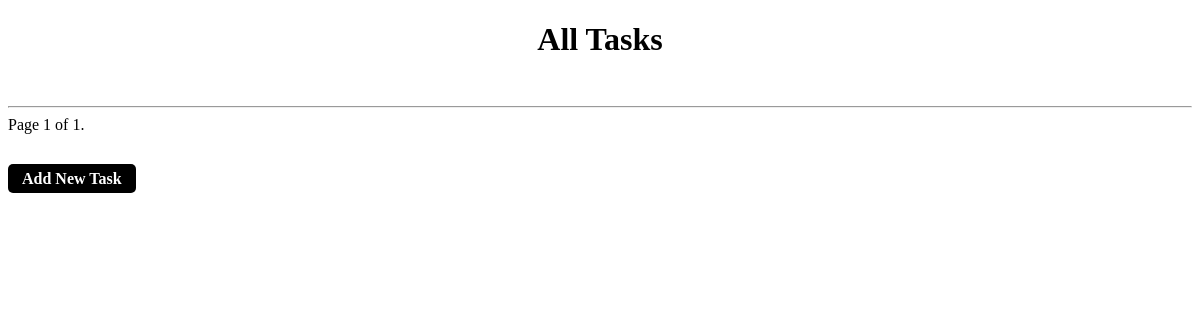
The page /tasks/ on the database as committed earlier.
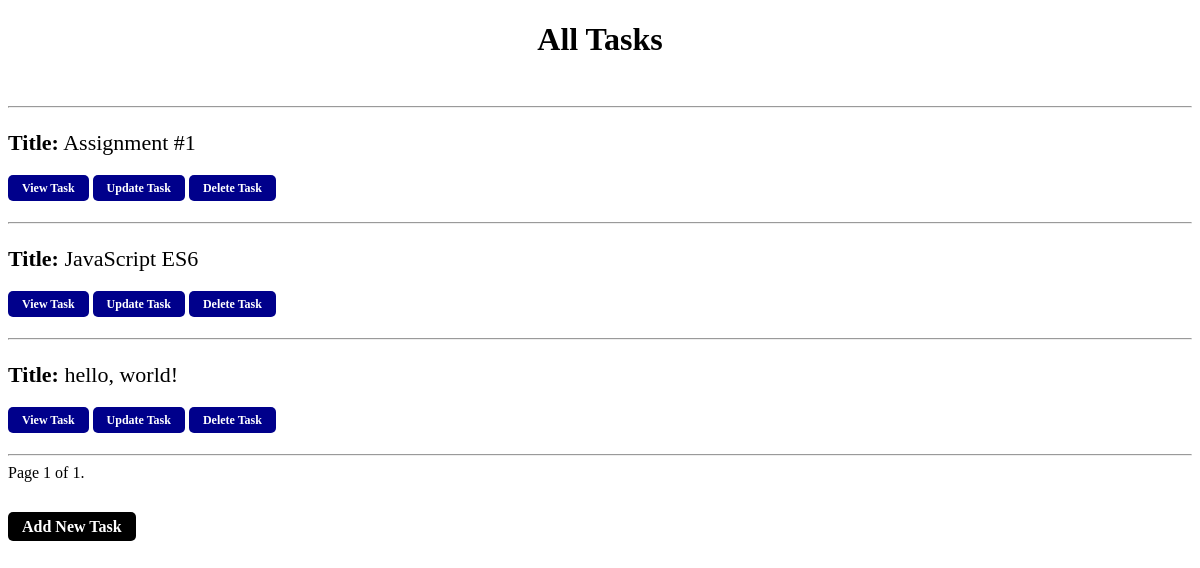
The same page on the database as committed later.
### tasks/models.py (models this page shows)
class Task(models.Model):
    user = models.ForeignKey(User, on_delete=models.CASCADE)
    title = models.CharField(max_length=100)
    description = models.TextField()
    status = models.BooleanField(default=False, verbose_name='completed')

### tasks/views.py (the view)
# urls.py: 2. Add a URL to urlpatterns:  path('', views.home, name='home')
def home(request):
    user = User.objects.last()
    tasks = Task.objects.filter(user=user)
    paginator = Paginator(tasks, 5)
    page_number = request.GET.get('page')
    page_obj = paginator.get_page(page_number)
    context = {
        "tasks": page_obj
    }
    return render(request, 'home.html', context)

### templates/tasks/home.html (shortened to what this page needs)
<!DOCTYPE html>
<html lang="en">
  <head>
  </head>
  <body>
    <header>
      <h1 class="header">All Tasks</h1>
    </header>
    <div>
      <br><hr>
      {% for task in tasks %}
      <p class="task_title"><strong>Title:</strong> {{ task.title }}</p>
      <a href="{% url 'view-task' task.id %}" class="button">View Task</a>
      <a href="{% url 'update-task' task.id %}" class="button">Update Task</a>
      <a href="{% url 'delete-task' task.id %}?page={{ tasks.number }}" class="button">Delete Task</a>
      <br><br><hr>
      {% endfor %}
    </div>
    <div class="pagination">
        <span class="step-links">
            <span class="current">
                Page {{ tasks.number }} of {{ tasks.paginator.num_pages }}.
            </span>
        </span>
    </div>
    <div>
      <br><br>
      <a href="{% url 'add-task' %}" class="button button-add">Add New Task</a>
    </div>
  </body>
</html>

Rows that differ between the two databases and show on the page:
added Task: title "Assignment #1"
added Task: title "JavaScript ES6"
added Task: title "hello, world!"
